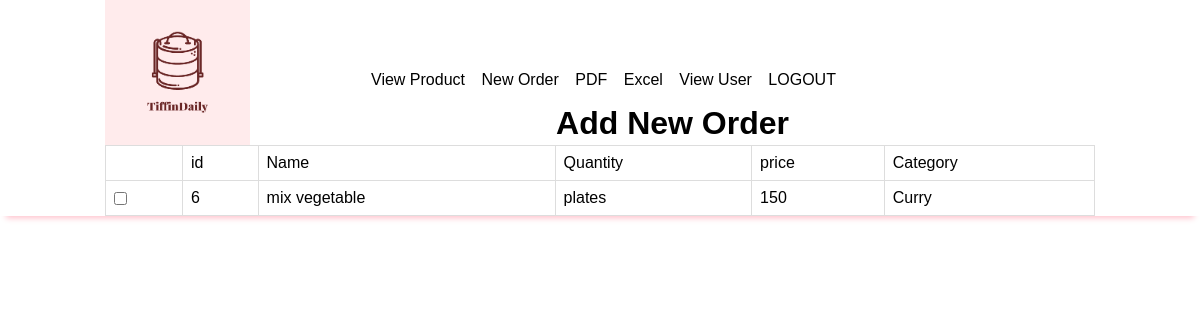
Screenshot of /addorder.php with the database file from the repository.
### tables this page shows
CREATE TABLE `products` (
  `ID` int(200) NOT NULL,
  `Name` varchar(200) NOT NULL,
  `Quantity` varchar(500) NOT NULL,
  `Price` int(255) NOT NULL,
  `Category` varchar(200) NOT NULL
);

### addorder.php (the view, shortened to what this page needs)
<?php
include('Include/config.php');
?>
<html>
<head>
    <link rel="stylesheet" type="text/css" href="css/style.css">
</head>
<body>
<div class="container header shadow_bottom">
    <header class="width">
        <div class="logo">
            <img src="images/logo1.jpg" alt="My Tiffin">
        </div>
        <div class="nav">
            <ul>
                <li><a href="manageproducts.php">View Product</a></li>
                <li><a href="addorder.php">New Order</a></li>
                <li><a href="print_pdf.php">PDF </a></li>
                <li><a href="print_excel.php">Excel </a></li>
                <li><a href="managecustomer.php">View User</a></li>
                <li><a href="logout.php">LOGOUT</a></li>
            </ul>
            <CENTER><h1>  Add New Order  </h1>
            </CENTER>
            <?php
            $conn = new mysqli($DBserver,$dbuser,$dbpassword,$dbname);
            $sql_cart="select * from cart";
            $result=mysqli_query($conn, $sql_cart);
            ?>
            <form method="post" action="add_to_cart_action.php" enctype="multipart/form-data">
                <?php
                echo "<table>";
                echo "<thead>";
                echo "<tr>";
                echo "<td></td>";
                echo "<td> id  </td>";
                echo "<td> Name  </td>";
                echo "<td> Quantity  </td>";
                echo "<td> price </td>";
                echo "<td> Category </td>";
                echo "</tr>";
                echo "</thead>";
                echo "<tbody>";
                while ($row=mysqli_fetch_array($result)) {
                    $sql = "SELECT  * from  products where id=" . $row['id_products'];
                    $stmt = $conn->prepare($sql);
                    $stmt->execute();
                    $stmt->store_result();
                    $stmt->bind_result($id, $Name, $Quantity, $price, $Category);
                    while ($stmt->fetch()) {
                        echo "<tr>";
                        echo "<td><input type='checkbox' name='ids[]' value='$id'></td>";
                        echo "<td> $id  </td>";
                        echo "<td> $Name  </td>";
                        echo "<td> $Quantity  </td>";
                        echo "<td> $price </td>";
                        echo "<td> $Category </td>";
                    }
                }
                echo "</tbody></table>";
                ?>
        </div>
    </header>
</div>
</body>
</html>

### css/style.css (style rules this page uses)
* { padding: 0px; margin: 0px; box-sizing: border-box; font-family: Arial }
.container { width: 100%; }
.width { max-width: 990px; margin: auto; }
.shadow_bottom { box-shadow: 0 8px 6px -6px pink; }
a { text-decoration: none;color: black; }
.header .logo { float: left; width: 145px; padding: 0px }
.header .logo img { width: 100%; }
.header ul { margin-left: 260px; padding-top: 55px; }
.header ul li { list-style: none;display: inline-block; padding: 16px 6px;border-radius: 5px; cursor: pointer; font-size: 16px; }
table { font-family: arial, sans-serif; border-collapse: collapse; width: 100%; }
td, th { border: 1px solid #dddddd; text-align: left; padding: 8px; }

### rows the page displays
products: ID "6", Name "mix vegetable", Quantity "plates", Price "150", Category "Curry"
